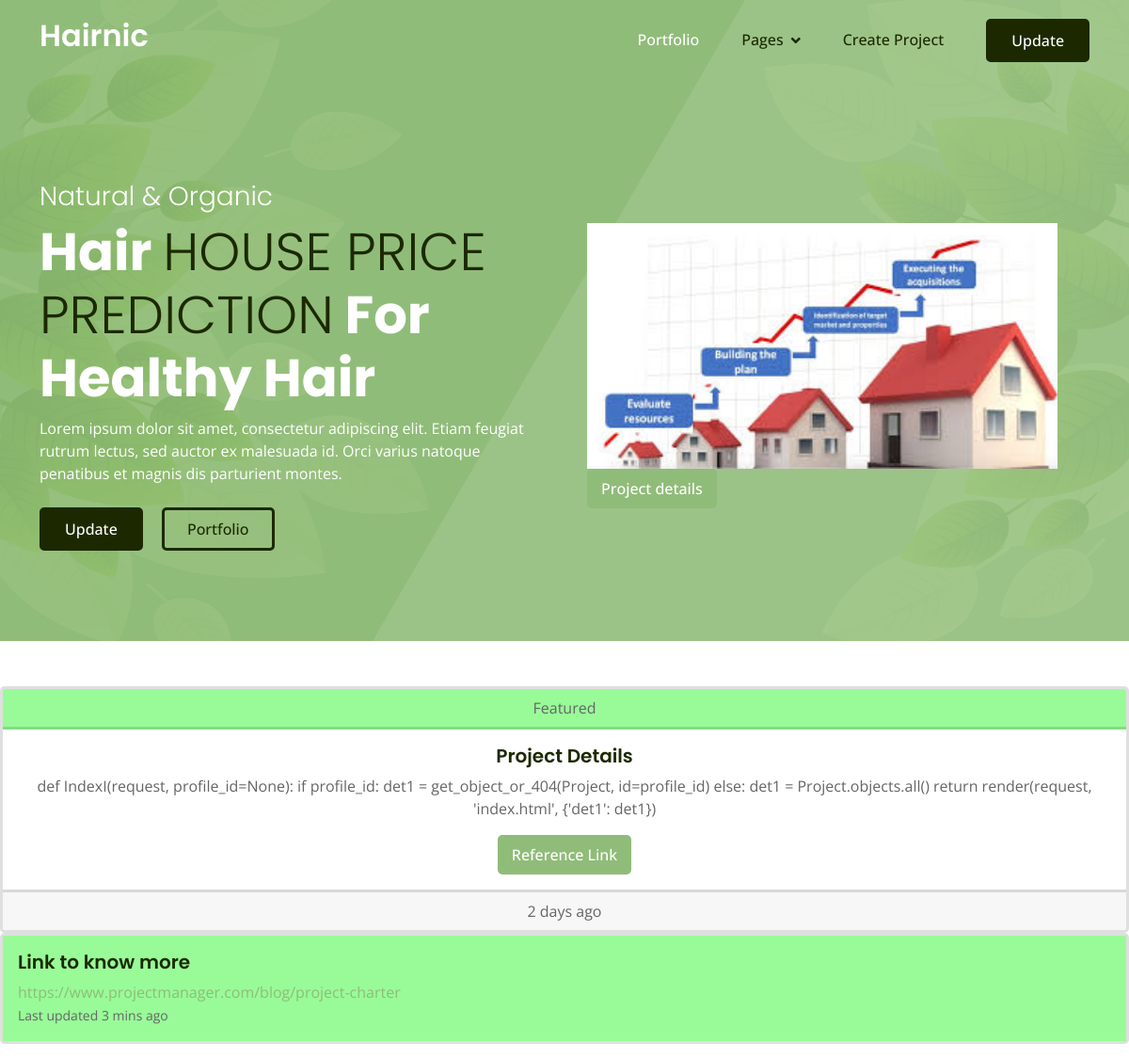
Screenshot of /indexi_id/15 with the database file from the repository.
### userapp/models.py (models this page shows, shortened)
class Project(models.Model):
    Project_Name= models.CharField(max_length=500)
    image=models.ImageField(upload_to='media/',blank=True)
    Description = models.TextField(max_length=2000)
    Link = models.CharField(max_length=200)

### userapp/views.py (the view)
# urls.py: path('indexi_id/<int:profile_id>',views.IndexI,name='indexi_id'),
def IndexI(request, profile_id=None):
    if profile_id:
        try:
            det1 = Project.objects.get(id=profile_id)
        except Project.DoesNotExist:
            det1 = None
    else:
        det1 = None
    return render(request, 'index.html', {'det1': det1})

### templates/index.html (shortened to what this page needs)
<!DOCTYPE html>
{% extends 'base.html' %}
{% load static %}
{% block content %}
<html lang="en">
<head>
    <link href="https://cdnjs.cloudflare.com/ajax/libs/font-awesome/5.10.0/css/all.min.css" rel="stylesheet">
    <link href="https://cdn.jsdelivr.net/npm/bootstrap-icons@1.4.1/font/bootstrap-icons.css" rel="stylesheet">
    <link href="{% static 'lib/animate/animate.min.css' %}" rel="stylesheet">
    <link href="{% static 'lib/owlcarousel/assets/owl.carousel.min.css' %}" rel="stylesheet">
    <link href="{% static 'css/bootstrap.min.css' %}" rel="stylesheet">
    <link href="{% static 'css/style.css' %}" rel="stylesheet">
</head>
<body>
    <div class="container-fluid sticky-top">
        <div class="container">
            <nav class="navbar navbar-expand-lg navbar-light p-0">
                <a href="index.html" class="navbar-brand">
                    <h2 class="text-white">Hairnic</h2>
                </a>
                <div class="collapse navbar-collapse" id="navbarCollapse">
                    <div class="navbar-nav ms-auto">
                        <a href="#" class="nav-item nav-link active">Portfolio</a>
                        <div class="nav-item dropdown">
                            <a href="#" class="nav-link dropdown-toggle" data-bs-toggle="dropdown">Pages</a>
                        </div>
                        <a href="{% url 'project' %}" class="nav-item nav-link">Create Project</a>
                    </div>
                    <a href="#" class="btn btn-dark py-2 px-4 d-none d-lg-inline-block">Update</a>
                </div>
            </nav>
        </div>
    </div>
    <div class="container-fluid bg-primary hero-header mb-5">
        <div class="container">
            <div class="row g-5 align-items-center">
                <div class="col-lg-6 text-center text-lg-start">
                    <h3 class="fw-light text-white animated slideInRight">Natural & Organic</h3>
                    <h1 class="display-4 text-white animated slideInRight">Hair <span class="fw-light text-dark">{{ det1.Project_Name }}</span> For Healthy Hair</h1>
                    <p class="text-white mb-4 animated slideInRight">Lorem ipsum dolor sit amet, consectetur adipiscing
                        elit. Etiam feugiat rutrum lectus, sed auctor ex malesuada id. Orci varius natoque penatibus et
                        magnis dis parturient montes.</p>
                    {% if det1.id %}
                    <a href="{% url 'update_project' det1.id %}" class="btn btn-dark py-2 px-4 me-3 animated slideInRight">Update</a>
                    {% else %}
                    <a href="#" class="btn btn-danger disabled">Update</a>
                    {% endif %}
                    {% if det1.id %}
                    <a href="{% url 'index_id' det1.id %}" class="btn btn-outline-dark py-2 px-4 animated slideInRight">Portfolio</a>
                    {% else %}
                    <a href="#" class="btn btn-danger disabled">Portfolio</a>
                    {% endif %}
                </div>
                <div class="col-lg-6">
                    <img class="img-fluid animated pulse infinite" src="/media/{{ det1.image }}" width="500" height="300" alt="">
                    <a href="" class="btn btn-primary">Project details</a>
                </div>
            </div>
        </div>
    </div>
   <div class="card text-center">
  <div class="card-header" style="background-color: palegreen;">
    Featured
  </div>
  <div class="card-body">
    <h5 class="card-title">Project Details</h5>
    <p class="card-text">{{ det1.Description }}</p>
    <a href="#" class="btn btn-primary">Reference Link</a>
  </div>
  <div class="card-footer text-body-secondary">
    2 days ago
  </div>
</div>
  <div class="card mb-3">
  <div class="card-body" style="background-color:palegreen;">
    <h5 class="card-title" style="align-content:center;">Link to know more</h5>
    <a href="{{ det1.Link }}">{{ det1.Link }}</a>
    <p class="card-text"><small class="text-body-secondary">Last updated 3 mins ago</small></p>
  </div>
</div>
    {% endblock %}

### static/css/style.css (style rules this page uses)
img.animated.pulse { animation-duration: 5s; }
.btn { font-weight: 500; transition: .5s; }
.btn.btn-primary { color: var(--bs-white); }
.sticky-top { top: -150px; transition: .5s; }
.navbar { padding: 11px 0 !important; height: 85px; }
.navbar .navbar-nav .nav-link { margin-right: 45px; padding: 0; color: var(--bs-dark); font-weight: 500; transition: .5s; outline: none; }
.navbar .navbar-nav .nav-link:hover, .navbar .navbar-nav .nav-link.active { color: var(--bs-white); }
.navbar .dropdown-toggle::after { border: none; content: "\f107"; font-family: "Font Awesome 5 Free"; font-weight: 900; vertical-align: middle; margin-left: 8px; }
.hero-header { position: relative; margin-top: -85px; padding-top: 12rem; padding-bottom: 6rem; background: url(../img/bg.png) center center no-repeat; background-size: cover; }
.hero-header::before { position: absolute; content: ""; width: 100%; height: 100%; top: 0; left: 0; background: rgba(255, 255, 255, .1); clip-path: polygon(66% 0, 100% 0, 100% 100%, 33% 100%); }
.hero-header .container { position: relative; z-index: 1; }

### rows the page displays
Project: Project_Name "HOUSE PRICE PREDICTION", image (picture), Description "def IndexI(request, profile_id=None): if profile_id: det1 = get_object_or_404(Project, id=profile_id) else: det1 = Project.objects.all() return render(request, 'index.html', {'det1': det1})", Link "https://www.projectmanager.com/blog/project-charter"
